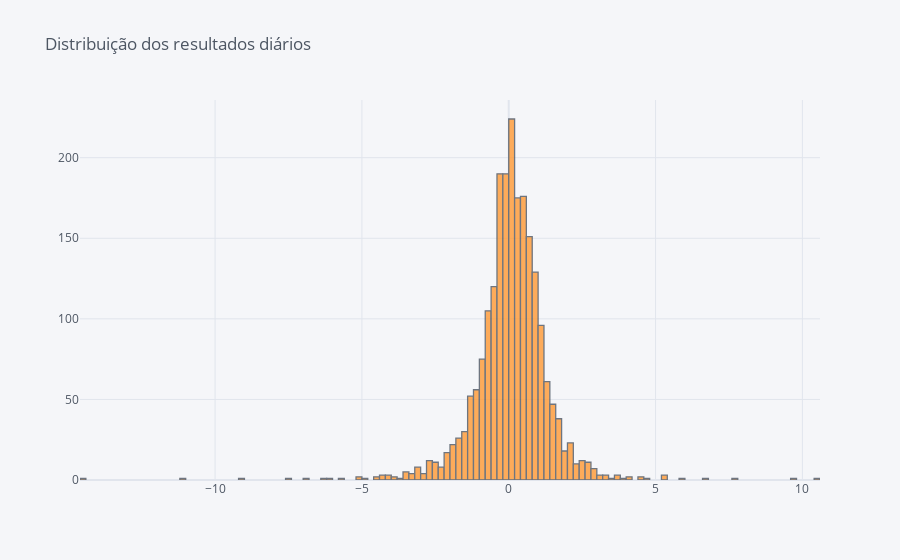

This figure's notebook cell:
### Markdown cell above
## 10. Distribuição das oscilações do Portfólio
Esta parte é fundamental para interpretação dos resultados. Por meio do histograma, vemos a frequência com que nossos dados se encontram, provendo o entendimento dos intervalos de nosso portfólio.

### Code cell
df_portfolio['retorno diario %'].iplot(kind='hist', title = 'Distribuição dos resultados diários')

### Figure 1 — Plotly figure (JSON) as saved in the notebook; plotly's stock layout.template omitted (floating-point values rounded to 4 significant figures; data arrays with more than 128 entries replaced by an {"elided": "..."} marker saying what was removed)
{"data": [{"histfunc": "count", "histnorm": "", "marker": {"color": "rgba(255, 153, 51, 1.0)", "line": {"color": "#4D5663", "width": 1.3}}, "name": "retorno diario %", "opacity": 0.8, "orientation": "v", "type": "histogram", "x": {"elided": "2159 float values"}}], "layout": {"barmode": "overlay", "legend": {"bgcolor": "#F5F6F9", "font": {"color": "#4D5663"}}, "paper_bgcolor": "#F5F6F9", "plot_bgcolor": "#F5F6F9", "title": {"font": {"color": "#4D5663"}, "text": "Distribuição dos resultados diários"}, "xaxis": {"gridcolor": "#E1E5ED", "showgrid": true, "tickfont": {"color": "#4D5663"}, "title": {"font": {"color": "#4D5663"}, "text": ""}, "zerolinecolor": "#E1E5ED"}, "yaxis": {"gridcolor": "#E1E5ED", "showgrid": true, "tickfont": {"color": "#4D5663"}, "title": {"font": {"color": "#4D5663"}, "text": ""}, "zerolinecolor": "#E1E5ED"}}}
